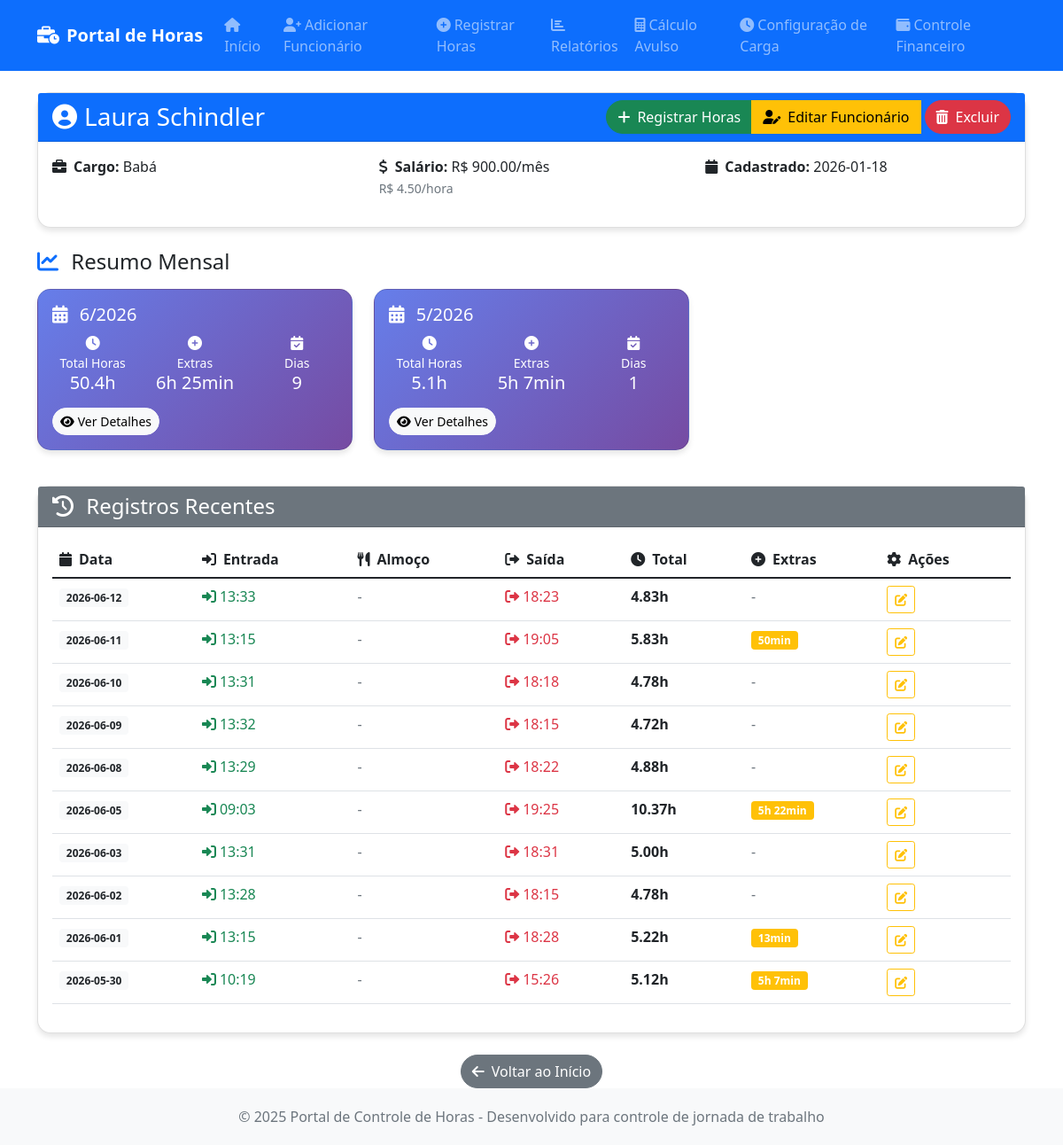
Screenshot of /funcionario/Laura Schindler/page/1 with the database file from the repository.
### tables this page shows
CREATE TABLE funcionarios (
            id INTEGER PRIMARY KEY AUTOINCREMENT,
            nome TEXT NOT NULL UNIQUE,
            cargo TEXT NOT NULL,
            salario_mensal REAL NOT NULL,
            salario_hora REAL NOT NULL,
            horas_mensais INTEGER NOT NULL DEFAULT 220,
            data_cadastro DATE NOT NULL,
            ativo BOOLEAN NOT NULL DEFAULT 1,
            created_at TIMESTAMP DEFAULT CURRENT_TIMESTAMP,
            updated_at TIMESTAMP DEFAULT CURRENT_TIMESTAMP
        , desconto REAL DEFAULT 0.00);

CREATE TABLE registros_ponto (
            id INTEGER PRIMARY KEY AUTOINCREMENT,
            funcionario_id INTEGER NOT NULL,
            data DATE NOT NULL,
            dia INTEGER NOT NULL,
            mes INTEGER NOT NULL,
            ano INTEGER NOT NULL,
            hora_entrada TIME NOT NULL,
            hora_saida_almoco TIME NOT NULL,
            hora_volta_almoco TIME NOT NULL,
            hora_saida TIME NOT NULL,
            tempo_almoco REAL NOT NULL,
            horas_trabalhadas REAL NOT NULL,
            horas_extras REAL NOT NULL,
            data_registro TIMESTAMP NOT NULL,
            data_edicao TIMESTAMP NULL,
            created_at TIMESTAMP DEFAULT CURRENT_TIMESTAMP,
            updated_at TIMESTAMP DEFAULT CURRENT_TIMESTAMP,
            FOREIGN KEY (funcionario_id) REFERENCES funcionarios (id),
            UNIQUE(funcionario_id, data)
        );

### index.py (the view)
@app.route('/funcionario/<nome>')
@app.route('/funcionario/<nome>/page/<int:page>')
def visualizar_funcionario(nome, page=1):
    query = "SELECT * FROM funcionarios WHERE nome = ? AND ativo = 1"
    funcionario_data = DatabaseManager.execute_query(query, (nome,), fetch_one=True)
    if not funcionario_data:
        flash('Funcionário não encontrado!', 'error')
        return redirect(url_for('index'))
    per_page = 10  # 10 registros por página
    offset = (page - 1) * per_page
    count_query = "SELECT COUNT(*) as total FROM registros_ponto WHERE funcionario_id = ?"
    total_result = DatabaseManager.execute_query(count_query, (funcionario_data['id'],), fetch_one=True)
    total_registros = total_result['total'] if total_result else 0
    query = """
        SELECT * FROM registros_ponto
        WHERE funcionario_id = ?
        ORDER BY ano DESC, mes DESC, dia DESC
        LIMIT ? OFFSET ?
    """
    registros = DatabaseManager.execute_query(query, (funcionario_data['id'], per_page, offset), fetch_all=True)
    meses_anos = set((r['mes'], r['ano']) for r in registros)
    totais_mensais = []
    for mes, ano in meses_anos:
        total_mensal = calcular_total_mensal(funcionario_data['id'], mes, ano)
        totais_mensais.append({
            'mes': mes,
            'ano': ano,
            'total_horas': total_mensal['total_horas'],
            'total_extras': total_mensal['total_extras'],
            'dias_trabalhados': total_mensal['dias_trabalhados']
        })
    totais_mensais.sort(key=lambda x: (x['ano'], x['mes']), reverse=True)
    total_pages = (total_registros + per_page - 1) // per_page  # Ceiling division
    has_prev = page > 1
    has_next = page < total_pages
    prev_page = page - 1 if has_prev else None
    next_page = page + 1 if has_next else None
    pagination_info = {
        'page': page,
        'per_page': per_page,
        'total': total_registros,
        'total_pages': total_pages,
        'has_prev': has_prev,
        'has_next': has_next,
        'prev_page': prev_page,
        'next_page': next_page
    }
    return render_template('funcionario.html',
                         nome=nome,
                         registros=registros,
                         totais_mensais=totais_mensais,
                         funcionario_data=funcionario_data,
                         pagination=pagination_info)

### index.py (called while the page is built)
def horas_para_hm(horas_decimais):
    if horas_decimais == 0:
        return "0h 0min"
    horas = int(horas_decimais)
    minutos = round((horas_decimais - horas) * 60)
    if minutos >= 60:
        horas += 1
        minutos = 0
    if horas > 0 and minutos > 0:
        return f"{horas}h {minutos}min"
    elif horas > 0:
        return f"{horas}h"
    else:
        return f"{minutos}min"

def calcular_total_mensal(funcionario_id, mes, ano):
    query = """
        SELECT
            SUM(horas_trabalhadas) as total_horas,
            SUM(horas_extras) as total_extras,
            COUNT(*) as dias_trabalhados
        FROM registros_ponto
        WHERE funcionario_id = ? AND mes = ? AND ano = ?
    """
    result = DatabaseManager.execute_query(query, (funcionario_id, mes, ano), fetch_one=True)
    if result:
        return {
            'total_horas': result['total_horas'] or 0,
            'total_extras': result['total_extras'] or 0,
            'dias_trabalhados': result['dias_trabalhados'] or 0
        }
    return {
        'total_horas': 0,
        'total_extras': 0,
        'dias_trabalhados': 0
    }

    @staticmethod
    def get_connection():
        conn = sqlite3.connect(DB_FILE)
        conn.row_factory = sqlite3.Row  # Permite acesso por nome de coluna
        return conn

    @staticmethod
    def execute_query(query, params=None, fetch_one=False, fetch_all=False):
        conn = DatabaseManager.get_connection()
        try:
            cursor = conn.cursor()
            if params:
                cursor.execute(query, params)
            else:
                cursor.execute(query)
            if fetch_one:
                result = cursor.fetchone()
                return dict(result) if result else None
            elif fetch_all:
                results = cursor.fetchall()
                return [dict(row) for row in results] if results else []
            else:
                conn.commit()
                return cursor.lastrowid
        finally:
            conn.close()

### templates/funcionario.html (shortened to what this page needs)
{% extends "base.html" %}
{% block content %}
<div class="row">
    <div class="col-12">
        <div class="card mb-4">
            <div class="card-header bg-primary text-white">
                <div class="row align-items-center">
                    <div class="col">
                        <h3 class="mb-0">
                            <i class="fas fa-user-circle me-2"></i>{{ nome }}
                        </h3>
                    </div>
                    <div class="col-auto">
                        <div class="btn-group" role="group">
                            <a href="{{ url_for('registrar_horas') }}" class="btn btn-success btn-custom">
                                <i class="fas fa-plus me-2"></i>Registrar Horas
                            </a>
                            <a href="{{ url_for('editar_funcionario', nome=nome) }}" class="btn btn-warning btn-custom">
                                <i class="fas fa-user-edit me-2"></i>Editar Funcionário
                            </a>
                            <form method="POST" action="{{ url_for('excluir_funcionario', funcionario_id=funcionario_data.id) }}" style="display:inline;" onsubmit="return confirm('Confirma exclusão do funcionário? Esta ação marcará o funcionário como inativo.');">
                                <button type="submit" class="btn btn-danger btn-custom ms-1">
                                    <i class="fas fa-trash-alt me-2"></i>Excluir
                                </button>
                            </form>
                        </div>
                    </div>
                </div>
            </div>
            <div class="card-body">
                {% if funcionario_data %}
                <div class="row">
                    <div class="col-md-4">
                        <p><strong><i class="fas fa-briefcase me-2"></i>Cargo:</strong> {{ funcionario_data.cargo }}</p>
                    </div>
                    <div class="col-md-4">
                        <p><strong><i class="fas fa-dollar-sign me-2"></i>Salário:</strong>
                        {% if funcionario_data.salario_mensal %}
                            R$ {{ "%.2f"|format(funcionario_data.salario_mensal) }}/mês
                        {% else %}
                            R$ {{ "%.2f"|format(funcionario_data.salario_hora * 200) }}/mês
                        {% endif %}
                        <br><small class="text-muted">R$ {{ "%.2f"|format(funcionario_data.salario_hora) }}/hora</small>
                        </p>
                    </div>
                    <div class="col-md-4">
                        <p><strong><i class="fas fa-calendar me-2"></i>Cadastrado:</strong> {{ funcionario_data.data_cadastro }}</p>
                    </div>
                </div>
                {% endif %}
            </div>
        </div>
    </div>
</div>
{% if totais_mensais %}
<div class="row mb-4">
    <div class="col-12">
        <h4 class="mb-3">
            <i class="fas fa-chart-line text-primary me-2"></i>
            Resumo Mensal
        </h4>
    </div>
    {% for total in totais_mensais %}
    <div class="col-lg-4 col-md-6 mb-3">
        <div class="card stats-card text-white">
            <div class="card-body">
                <h5 class="card-title">
                    <i class="fas fa-calendar-alt me-2"></i>
                    {{ total.mes }}/{{ total.ano }}
                </h5>
                <div class="row text-center">
                    <div class="col-4">
                        <div class="mb-2">
                            <i class="fas fa-clock"></i>
                            <div class="small">Total Horas</div>
                            <div class="h5">{{ "%.1f"|format(total.total_horas) }}h</div>
                        </div>
                    </div>
                    <div class="col-4">
                        <div class="mb-2">
                            <i class="fas fa-plus-circle"></i>
                            <div class="small">Extras</div>
                            <div class="h5">{{ total.total_extras|horas_hm }}</div>
                        </div>
                    </div>
                    <div class="col-4">
                        <div class="mb-2">
                            <i class="fas fa-calendar-check"></i>
                            <div class="small">Dias</div>
                            <div class="h5">{{ total.dias_trabalhados }}</div>
                        </div>
                    </div>
                </div>
                <div class="mt-2">
                    <a href="{{ url_for('relatorio_mensal', funcionario_nome=nome, mes=total.mes, ano=total.ano) }}"
                       class="btn btn-light btn-sm btn-custom">
                        <i class="fas fa-eye me-1"></i>Ver Detalhes
                    </a>
                </div>
            </div>
        </div>
    </div>
    {% endfor %}
</div>
{% endif %}
{% if registros %}
<div class="row">
    <div class="col-12">
        <div class="card">
            <div class="card-header bg-secondary text-white">
                <h4 class="mb-0">
                    <i class="fas fa-history me-2"></i>
                    Registros Recentes
                </h4>
            </div>
            <div class="card-body">
                <div class="table-responsive">
                    <table class="table table-hover">
                        <thead>
                            <tr>
                                <th><i class="fas fa-calendar me-2"></i>Data</th>
                                <th><i class="fas fa-sign-in-alt me-2"></i>Entrada</th>
                                <th><i class="fas fa-utensils me-2"></i>Almoço</th>
                                <th><i class="fas fa-sign-out-alt me-2"></i>Saída</th>
                                <th><i class="fas fa-clock me-2"></i>Total</th>
                                <th><i class="fas fa-plus-circle me-2"></i>Extras</th>
                                <th><i class="fas fa-cog me-2"></i>Ações</th>
                            </tr>
                        </thead>
                        <tbody>
                            {% for registro in registros[:10] %}
                            <tr>
                                <td>
                                    <span class="badge bg-light text-dark">
                                        {{ registro.data }}
                                    </span>
                                </td>
                                <td>
                                    <span class="text-success">
                                        <i class="fas fa-sign-in-alt me-1"></i>{{ registro.hora_entrada }}
                                    </span>
                                </td>
                                <td>
                                    {% if registro.hora_saida_almoco %}
                                    <small class="text-muted">
                                        <i class="fas fa-utensils me-1"></i>{{ registro.hora_saida_almoco }} - {{ registro.hora_volta_almoco }}
                                        <br><span class="badge bg-info">{{ "%.1f"|format(registro.tempo_almoco) }}h</span>
                                    </small>
                                    {% else %}
                                    <span class="text-muted">-</span>
                                    {% endif %}
                                </td>
                                <td>
                                    <span class="text-danger">
                                        <i class="fas fa-sign-out-alt me-1"></i>{{ registro.hora_saida }}
                                    </span>
                                </td>
                                <td>
                                    <strong>{{ "%.2f"|format(registro.horas_trabalhadas) }}h</strong>
                                </td>
                                <td>
                                    {% if registro.horas_extras > 0 %}
                                        <span class="badge bg-warning">
                                            {{ registro.horas_extras|horas_hm }}
                                        </span>
                                    {% else %}
                                        <span class="text-muted">-</span>
                                    {% endif %}
                                </td>
                                <td>
                                    <div class="btn-group btn-group-sm" role="group">
                                        <a href="{{ url_for('editar_registro', registro_id=registro.id) }}"
                                           class="btn btn-outline-warning btn-sm" title="Editar">
                                            <i class="fas fa-edit"></i>
                                        </a>
                                    </div>
                                </td>
                            </tr>
                            {% endfor %}
                        </tbody>
                    </table>
                </div>
            </div>
        </div>
    </div>
</div>
{% endif %}
<div class="row mt-4">
    <div class="col-12 text-center">
        <a href="{{ url_for('index') }}" class="btn btn-secondary btn-custom">
            <i class="fas fa-arrow-left me-2"></i>Voltar ao Início
        </a>
    </div>
</div>
{% endblock %}

### templates/base.html (style rules this page uses)
.card { border-radius: 15px; box-shadow: 0 4px 6px rgba(0, 0, 0, 0.1); }
.btn-custom { border-radius: 25px; }
.stats-card { background: linear-gradient(135deg, #667eea 0%, #764ba2 100%); color: white; }

### rows the page displays
funcionarios: nome "Laura Schindler", cargo "Babá", salario_mensal "900.00", salario_hora "4.50", data_cadastro "2026-01-18"
registros_ponto: mes "6", ano "2026", total_horas "50.4", total_extras|horas_hm "6h 25min", dias_trabalhados "9", data "2026-06-12", hora_entrada "13:33", hora_saida "18:23", horas_trabalhadas "4.83"
registros_ponto: mes "5", ano "2026", total_horas "5.1", total_extras|horas_hm "5h 7min", dias_trabalhados "1", data "2026-05-30", hora_entrada "10:19", hora_saida "15:26", horas_trabalhadas "5.12", horas_extras|horas_hm "5h 7min"
registros_ponto: data "2026-06-11", hora_entrada "13:15", hora_saida "19:05", horas_trabalhadas "5.83", horas_extras|horas_hm "50min"
registros_ponto: data "2026-06-10", hora_entrada "13:31", hora_saida "18:18", horas_trabalhadas "4.78"
registros_ponto: data "2026-06-09", hora_entrada "13:32", hora_saida "18:15", horas_trabalhadas "4.72"
registros_ponto: data "2026-06-08", hora_entrada "13:29", hora_saida "18:22", horas_trabalhadas "4.88"
registros_ponto: data "2026-06-05", hora_entrada "09:03", hora_saida "19:25", horas_trabalhadas "10.37", horas_extras|horas_hm "5h 22min"
registros_ponto: data "2026-06-03", hora_entrada "13:31", hora_saida "18:31", horas_trabalhadas "5.00"
registros_ponto: data "2026-06-02", hora_entrada "13:28", hora_saida "18:15", horas_trabalhadas "4.78"
registros_ponto: data "2026-06-01", hora_entrada "13:15", hora_saida "18:28", horas_trabalhadas "5.22", horas_extras|horas_hm "13min"
